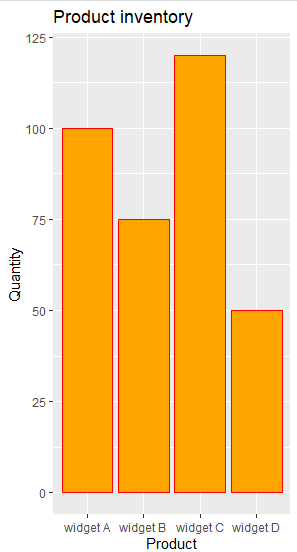

Write R code to recreate this figure.
library(ggplot2)
product<-c("widget A","widget B","widget C","widget D")
quantity<-c(100,75,120,50)
price<-c(10.00,15.00,8.50,20.00)
total_inventory<-(quantity*price)
total_inventory
high_inven<-max(total_inventory)
high<-product[which(total_inventory==high_inven)]
high
avg<-mean(price)
avg
data<-data.frame(Quantity=quantity,Product=product)
bar_chart<-ggplot(data,aes(x=Product,y=Quantity))+
                    geom_bar(stat="identity",fill="orange",color="red")+
                    labs(title="Product inventory",x="Product",y="Quantity")
print(bar_chart)
